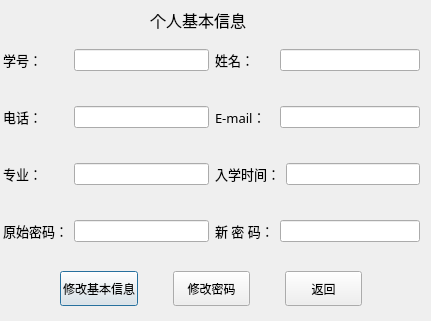
<?xml version="1.0" encoding="UTF-8"?>
<ui version="4.0">
 <class>PersonMessage</class>
 <widget class="QDialog" name="PersonMessage">
  <property name="geometry">
   <rect>
    <x>0</x>
    <y>0</y>
    <width>431</width>
    <height>321</height>
   </rect>
  </property>
  <property name="windowTitle">
   <string>Dialog</string>
  </property>
  <widget class="QLabel" name="label_2">
   <property name="geometry">
    <rect>
     <x>150</x>
     <y>9</y>
     <width>96</width>
     <height>21</height>
    </rect>
   </property>
   <property name="minimumSize">
    <size>
     <width>0</width>
     <height>20</height>
    </size>
   </property>
   <property name="font">
    <font>
     <family>微软雅黑</family>
     <pointsize>12</pointsize>
    </font>
   </property>
   <property name="text">
    <string>个人基本信息</string>
   </property>
  </widget>
  <widget class="QWidget" name="">
   <property name="geometry">
    <rect>
     <x>60</x>
     <y>270</y>
     <width>302</width>
     <height>37</height>
    </rect>
   </property>
   <layout class="QHBoxLayout" name="horizontalLayout">
    <property name="spacing">
     <number>35</number>
    </property>
    <item>
     <widget class="QPushButton" name="pushButton">
      <property name="minimumSize">
       <size>
        <width>0</width>
        <height>35</height>
       </size>
      </property>
      <property name="text">
       <string>修改基本信息</string>
      </property>
     </widget>
    </item>
    <item>
     <widget class="QPushButton" name="pushButton_3">
      <property name="minimumSize">
       <size>
        <width>0</width>
        <height>35</height>
       </size>
      </property>
      <property name="text">
       <string>修改密码</string>
      </property>
     </widget>
    </item>
    <item>
     <widget class="QPushButton" name="pushButton_2">
      <property name="minimumSize">
       <size>
        <width>0</width>
        <height>35</height>
       </size>
      </property>
      <property name="text">
       <string>返回</string>
      </property>
     </widget>
    </item>
   </layout>
  </widget>
  <widget class="QWidget" name="">
   <property name="geometry">
    <rect>
     <x>3</x>
     <y>20</y>
     <width>417</width>
     <height>251</height>
    </rect>
   </property>
   <layout class="QGridLayout" name="gridLayout">
    <item row="0" column="0">
     <widget class="QLabel" name="label">
      <property name="font">
       <font>
        <family>微软雅黑</family>
        <pointsize>10</pointsize>
       </font>
      </property>
      <property name="text">
       <string>学号：</string>
      </property>
     </widget>
    </item>
    <item row="0" column="1">
     <widget class="QLineEdit" name="stu">
      <property name="readOnly">
       <bool>true</bool>
      </property>
     </widget>
    </item>
    <item row="0" column="2">
     <widget class="QLabel" name="label_3">
      <property name="font">
       <font>
        <family>微软雅黑</family>
        <pointsize>10</pointsize>
       </font>
      </property>
      <property name="text">
       <string>姓名：</string>
      </property>
     </widget>
    </item>
    <item row="0" column="3" colspan="2">
     <widget class="QLineEdit" name="name"/>
    </item>
    <item row="1" column="0">
     <widget class="QLabel" name="label_4">
      <property name="font">
       <font>
        <family>微软雅黑</family>
        <pointsize>10</pointsize>
       </font>
      </property>
      <property name="text">
       <string>电话：</string>
      </property>
     </widget>
    </item>
    <item row="1" column="1">
     <widget class="QLineEdit" name="tel"/>
    </item>
    <item row="1" column="2">
     <widget class="QLabel" name="label_5">
      <property name="font">
       <font>
        <family>微软雅黑</family>
        <pointsize>10</pointsize>
       </font>
      </property>
      <property name="text">
       <string>E-mail：</string>
      </property>
     </widget>
    </item>
    <item row="1" column="3" colspan="2">
     <widget class="QLineEdit" name="email"/>
    </item>
    <item row="2" column="0">
     <widget class="QLabel" name="label_6">
      <property name="font">
       <font>
        <family>微软雅黑</family>
        <pointsize>10</pointsize>
       </font>
      </property>
      <property name="text">
       <string>专业：</string>
      </property>
     </widget>
    </item>
    <item row="2" column="1">
     <widget class="QLineEdit" name="major">
      <property name="enabled">
       <bool>true</bool>
      </property>
      <property name="text">
       <string/>
      </property>
      <property name="readOnly">
       <bool>true</bool>
      </property>
     </widget>
    </item>
    <item row="2" column="2" colspan="2">
     <widget class="QLabel" name="label_7">
      <property name="font">
       <font>
        <family>微软雅黑</family>
        <pointsize>10</pointsize>
       </font>
      </property>
      <property name="text">
       <string>入学时间：</string>
      </property>
     </widget>
    </item>
    <item row="2" column="4">
     <widget class="QLineEdit" name="time">
      <property name="text">
       <string/>
      </property>
      <property name="readOnly">
       <bool>true</bool>
      </property>
     </widget>
    </item>
    <item row="3" column="0">
     <widget class="QLabel" name="label_8">
      <property name="font">
       <font>
        <family>微软雅黑</family>
        <pointsize>10</pointsize>
       </font>
      </property>
      <property name="text">
       <string>原始密码：</string>
      </property>
     </widget>
    </item>
    <item row="3" column="1">
     <widget class="QLineEdit" name="old">
      <property name="enabled">
       <bool>true</bool>
      </property>
      <property name="text">
       <string/>
      </property>
      <property name="readOnly">
       <bool>false</bool>
      </property>
     </widget>
    </item>
    <item row="3" column="2">
     <widget class="QLabel" name="label_9">
      <property name="font">
       <font>
        <family>微软雅黑</family>
        <pointsize>10</pointsize>
       </font>
      </property>
      <property name="text">
       <string>新 密 码：</string>
      </property>
     </widget>
    </item>
    <item row="3" column="3" colspan="2">
     <widget class="QLineEdit" name="new_2">
      <property name="text">
       <string/>
      </property>
      <property name="readOnly">
       <bool>false</bool>
      </property>
     </widget>
    </item>
   </layout>
  </widget>
 </widget>
 <resources/>
 <connections/>
</ui>
